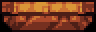

A level layout from a 2D game, rendered from its tile map. Below: a short description, then the map file with its tile-grid data intact:
An orthogonal 3x1 tile map with 32x32 px tiles, 1 tile layer (Tile Layer 1).

<map version="1.0" tiledversion="2017.06.13" orientation="orthogonal" renderorder="right-down" width="3" height="1" tilewidth="32" tileheight="32" nextobjectid="1">
 <tileset firstgid="1" source="platformer-set.tsx" />
 <layer name="Tile Layer 1" width="3" height="1">
  <data encoding="csv">
93,94,95
</data>
 </layer>
</map>
